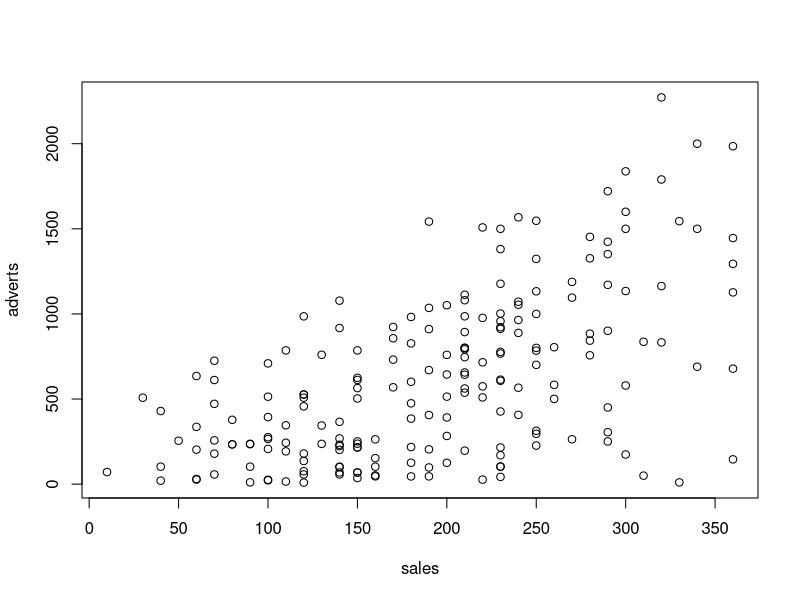
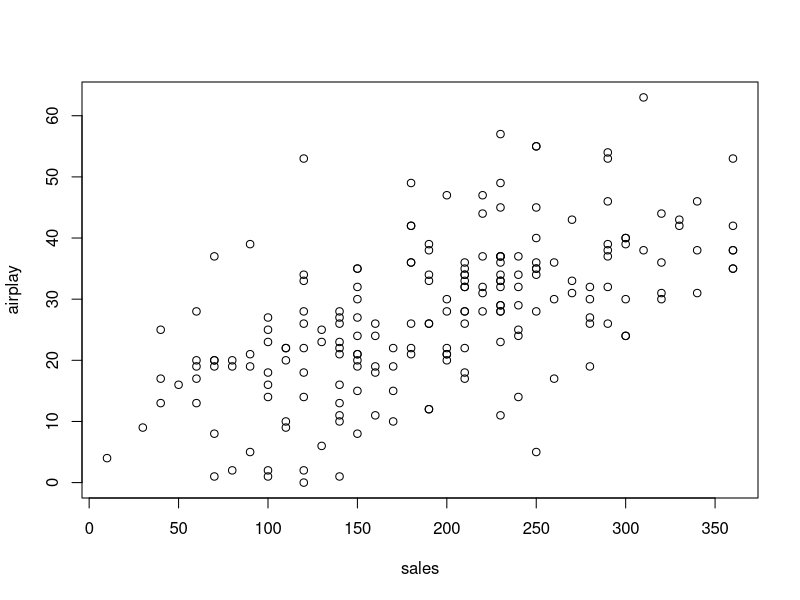
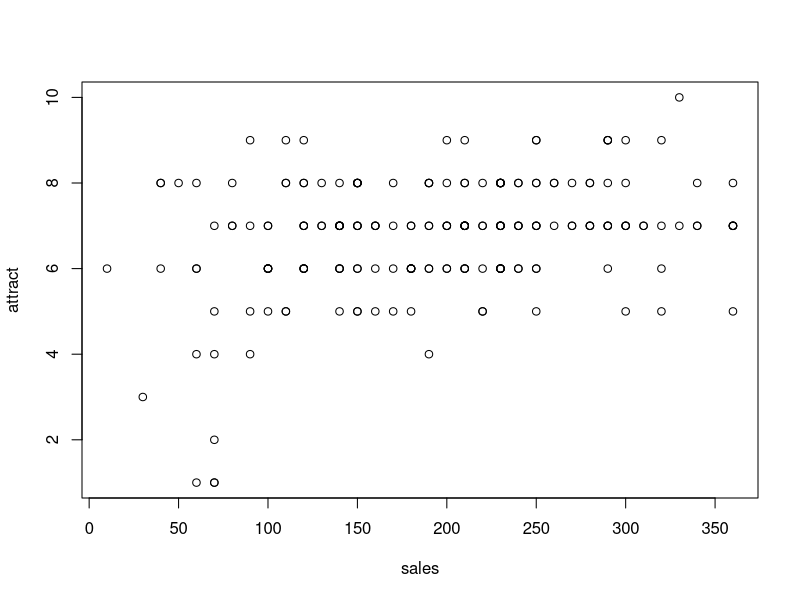

Source code (R) for these figures, in order:
# ---------------------------------------------------------------------------
# File name: snyderse2_ex5.R
# Project name: Data Analytics Exercise 5
# ---------------------------------------------------------------------------
# Creator's name and email: Shay Snyder, snyderse2@etsu.edu
# Course:  CSCI 4957
# Creation Date: Feb 18, 2020
# ---------------------------------------------------------------------------

# read the data from "Album Sales 3.csv"
data = read.csv("Album Sales 3.csv")

# plot the data to visualize the relationships
# between various attributes
attach(data)
plot(sales, adverts)
plot(sales, airplay)
plot(sales, attract)

# create a simple regression model from data where
# sales is a function of adverts
simple_model = lm(sales ~ adverts, data)

# display a summary of the simple model
summary(simple_model)

# create a complex regression moden from data where
# sales is a function of adverts, airplay, and attract
complex_model = lm(sales ~ adverts+airplay+attract, data)

# display a summary of the complex model
summary(complex_model)

# compare the two models
anova(simple_model, complex_model)
